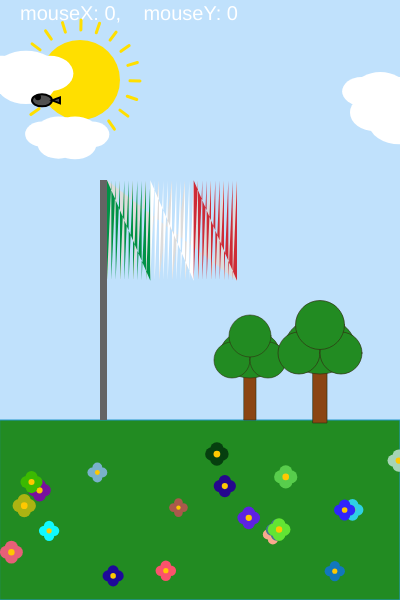
Frame 1 (no input)
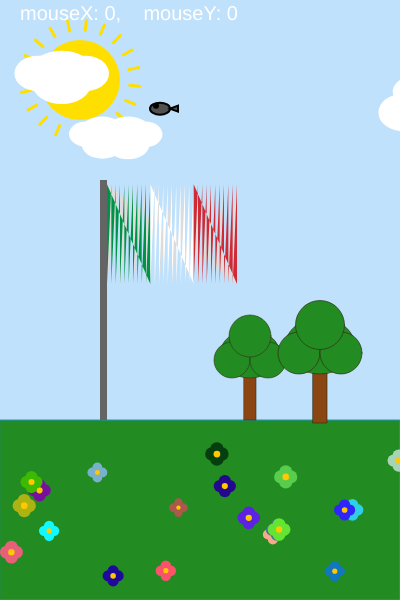
Frame 60 (no input)
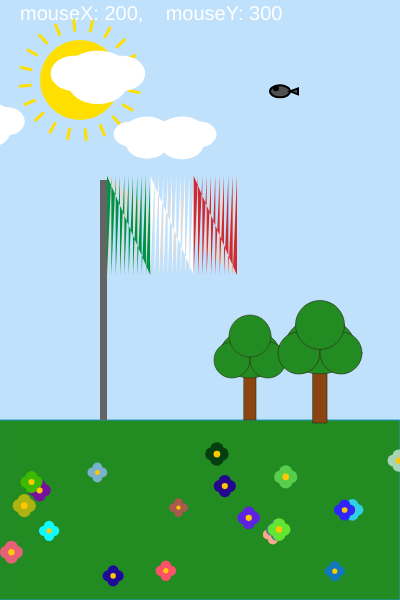
Frame 120 (the mouse pressed at the canvas centre since frame 60)

The p5.js sketch that drew these frames (run headless with seeded random() and noise() and a simulated clock; from frame 60 on, the mouse is pressed at the canvas centre):

// p5.js sketch
// ── sketch.js
let xMax = 400; 
let yMax = 600; 

let xrocket = xMax/2; 
let yrocket = yMax*0.6;
let clouds = [];
let flowers = [];
let birdX = 40;
let birdY = 100;
let birdSpeed = 2;
let birdDirection = 1;

function setup() {
  createCanvas(xMax,yMax);
  angleMode(DEGREES);

  //creo i fiori
  flowers = [];
  for (let i = 0; i < 20; i++) {
  flowers.push({
    x: random(width),
    y: random(height * 0.75, height - 20),
    size: random(8, 15),
    col: color(random(255), random(255), random(255))
  });
}

  // creo qualche nuvola iniziale
  for (let i = 0; i < 5; i++) {
    clouds.push({
      x: random(width),
      y: random(50, 150),
      size: random(40, 70),
      speed: random(0.3, 1) // velocità di movimento
    });
  }
}

function draw() {
  background("#C0E1FC");
   // mostrare un testo bianco che dice le coordinate del mouse sul foglio da disegno
  fill(255); // bianco
  textSize(20);
  //stringa,x,y
  text("mouseX: " + mouseX + ",\
    mouseY: " + mouseY, 20,20);

  // prato
  stroke(34,150,200);
  fill(34, 139, 34);
  rect(0, height * 0.7, width, height * 0.3);

  //creo i fiori
    for (let f of flowers) {
  fill(f.col);
  noStroke();
  ellipse(f.x, f.y, f.size); // petalo principale
  ellipse(f.x + 5, f.y, f.size);
  ellipse(f.x - 5, f.y, f.size);
  ellipse(f.x, f.y + 5, f.size);
  ellipse(f.x, f.y - 5, f.size);
  fill(255, 200, 0);
  ellipse(f.x, f.y, f.size / 2); // centro giallo
}

  // sole
  drawSun(80, 80, 40);

  // nuvole
  for (let c of clouds) {
    drawCloud(c.x, c.y, c.size);
    c.x += c.speed; // movimento verso destra
    if (c.x - c.size > width) { // se esce, ricompare a sinistra
      c.x = -c.size;
      c.y = random(50, 150);
    }
  }

  birdX += birdSpeed * birdDirection;
birdY = 100 + sin(frameCount * 2) * 10; // movimento su e giù

// cambio direzione ai bordi
if (birdX > width - 30 || birdX < 30) {
  birdDirection *= -1;
}

// disegno l’uccellino
// uccellino stilizzato
push();
translate(birdX, birdY);
stroke(0);
strokeWeight(2);
fill(80);
ellipse(0, 0, 20, 12); // corpo
triangle(10, 0, 18, -3, 18, 3); // becco
fill(255);
ellipse(-4, -3, 4, 4); // occhio bianco
fill(0);
ellipse(-4, -3, 2, 2); // pupilla
pop();

  // asta bandiera
  fill(100);
  rect(100, height * 0.30, 7, height * 0.40);

  // bandiera italiana (più grande)
  drawItalianFlag(107, height * 0.30, 130, 100);

  // alberi (più piccoli)
  drawRoundTree(250, height * 0.61, 0.6);
  drawRoundTree(320, height * 0.60, 0.7);
  drawRoundTree(500, height * 0.79, 0.65);
}

// --- SOLE ---
function drawSun(x, y, r) {
  push();
  translate(x, y);
  stroke(255, 223, 0);
  strokeWeight(3);
  noFill();
  let rays = 20;
  for (let i = 0; i < rays; i++) {
    let angle = i * (360 / rays) + frameCount;
    let x1 = cos(angle) * (r + 10);
    let y1 = sin(angle) * (r + 10);
    let x2 = cos(angle) * (r + 20);
    let y2 = sin(angle) * (r + 20);
    line(x1, y1, x2, y2);
  }
  noStroke();
  fill(255, 223, 0);
  ellipse(0, 0, r * 2);
  pop();
}

// --- BANDIERA ---
function drawItalianFlag(x, y, w, h) {
  let stripeWidth = w / 3;

  // tessuto grigio chiaro
  drawFlagStripe(x, y, w, h, color(220));

  // verde
  drawFlagStripe(x, y, stripeWidth, h, color(0, 146, 70));
  // bianco
  drawFlagStripe(x + stripeWidth, y, stripeWidth, h, color(255));
  // rosso
  drawFlagStripe(x + stripeWidth * 2, y, stripeWidth, h, color(206, 43, 55));
}

function drawFlagStripe(x, y, w, h, c) {
  noStroke();
  fill(c);

  beginShape();
  for (let i = 0; i <= 10; i++) {
    let px = x + (i * w) / 10;
    let py = y + sin(frameCount * 2 + i * 0.8) * 5; // effetto onda
    vertex(px, py);
    vertex(px, py + h);
  }
  endShape(CLOSE);
}

// --- ALBERI ROTONDI ---
function drawRoundTree(x, y, scaleFactor) {
  push();
  scale(scaleFactor);
  stroke(50,50,20);
  fill(139, 69, 19);
  rect(x / scaleFactor - 10, y / scaleFactor, 20, 90);
  fill(34, 139, 34);
  ellipse(x / scaleFactor, y / scaleFactor - 20, 100, 80);
  ellipse(x / scaleFactor - 30, y / scaleFactor - 10, 60, 60);
  ellipse(x / scaleFactor + 30, y / scaleFactor - 10, 60, 60);
  ellipse(x / scaleFactor, y / scaleFactor - 50, 70, 70);
  pop();
}

// --- NUVOLE ---
function drawCloud(x, y, size) {
  fill(255);
  noStroke();
  ellipse(x, y, size, size * 0.7);
  ellipse(x + size * 0.4, y - 10, size * 0.8, size * 0.6);
  ellipse(x - size * 0.4, y - 10, size * 0.8, size * 0.6);
  ellipse(x, y - 15, size, size * 0.6);
}
